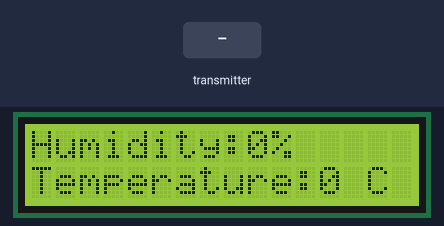
The sketch below on a simulated Arduino Uno, built with avr-gcc and run on an emulated ATmega328P. On the bench: 16×2 character LCD. Inputs (shaded band) come from the test bench. No radio packets arrive unless stated; what the sketch prints to the serial monitor is not drawn.

Above: at 1.2 s.
1.3 s: the transmitter starts sending h = 64
At 2.4 s:
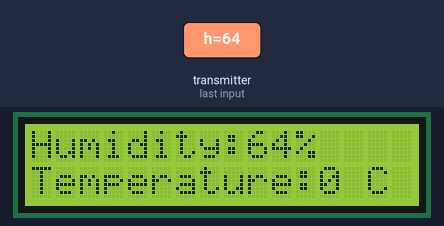
2.8 s: the transmitter starts sending h = 0
At 4.0 s:
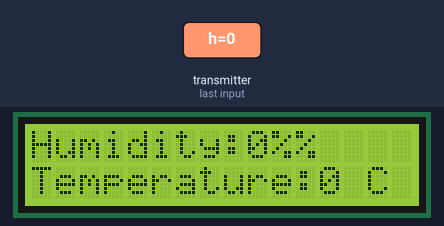
4.3 s: the transmitter starts sending t = 64
At 5.5 s:
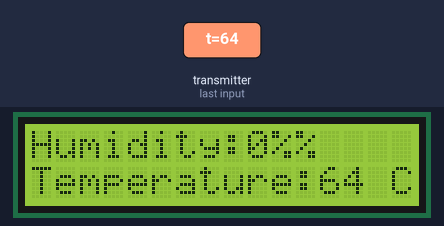
5.8 s: the transmitter starts sending t = 0
At 6.2 s:
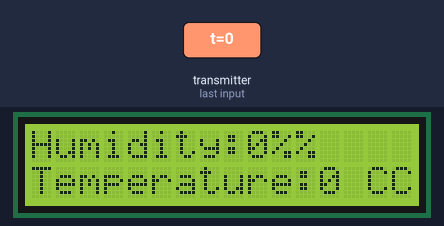
7.3 s: the transmitter starts sending h = 128
At 7.7 s:
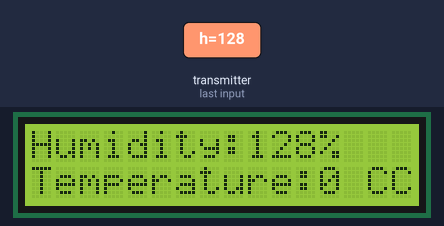
8.8 s: the transmitter starts sending t = 128
At 9.7 s:
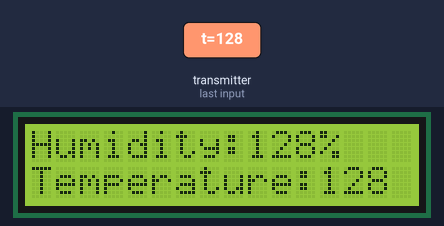
Timing chart, 0 to 11.3 s (numbered marks = the images above; inputs shaded):
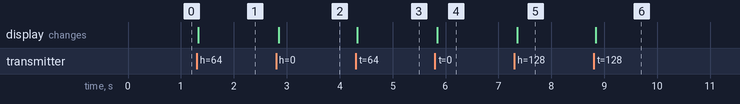

The sketch:

R_nrf24l01_dht11.ino
```cpp
#include <SPI.h>
#include <nRF24L01.h>
#include <RF24.h>
#include <Wire.h>

#include <LiquidCrystal.h>
LiquidCrystal lcd(7, 6, 5, 4, 3, 2);
const uint64_t pipeIn = 0xE8E8F0F0E1LL;
RF24 radio(9, 10);
struct MyData {
  byte h;
  byte t;
};
MyData data;
void setup()
{
  Serial.begin(9600);
  radio.begin();
  lcd.begin(16, 2);
  lcd.setCursor(0,0);
  radio.setAutoAck(false);
  radio.setDataRate(RF24_250KBPS);
  radio.openReadingPipe(1, pipeIn);
  radio.startListening();
  //lcd.println("Receiver ");
}
void recvData()
{
  if ( radio.available() ) {
    radio.read(&data, sizeof(MyData));
    }
}
void loop()
{
  recvData();
  Serial.print("Humidity: ");
  Serial.print(data.h);
  lcd.setCursor(0,0);
  lcd.print("Humidity:");
  lcd.print(data.h);
  lcd.print("%");
  lcd.setCursor(0,1);
  Serial.print("Temperature: ");
  Serial.print(data.t);
  lcd.print("Temperature:");
  lcd.print(data.t);
  lcd.print(" C");
  //Serial.print("\n");
}
```

Measured:
- after the input at 1.3 s, the display: changes at once (image 1)
- after the input at 2.8 s, the display: changes at once (image 2)
- after the input at 4.3 s, the display: changes at once (image 3)
- after the input at 5.8 s, the display: changes at once (image 4)
- after the input at 7.3 s, the display: changes after 0.05 s (image 5)
- after the input at 8.8 s, the display: changes at once (image 6)
